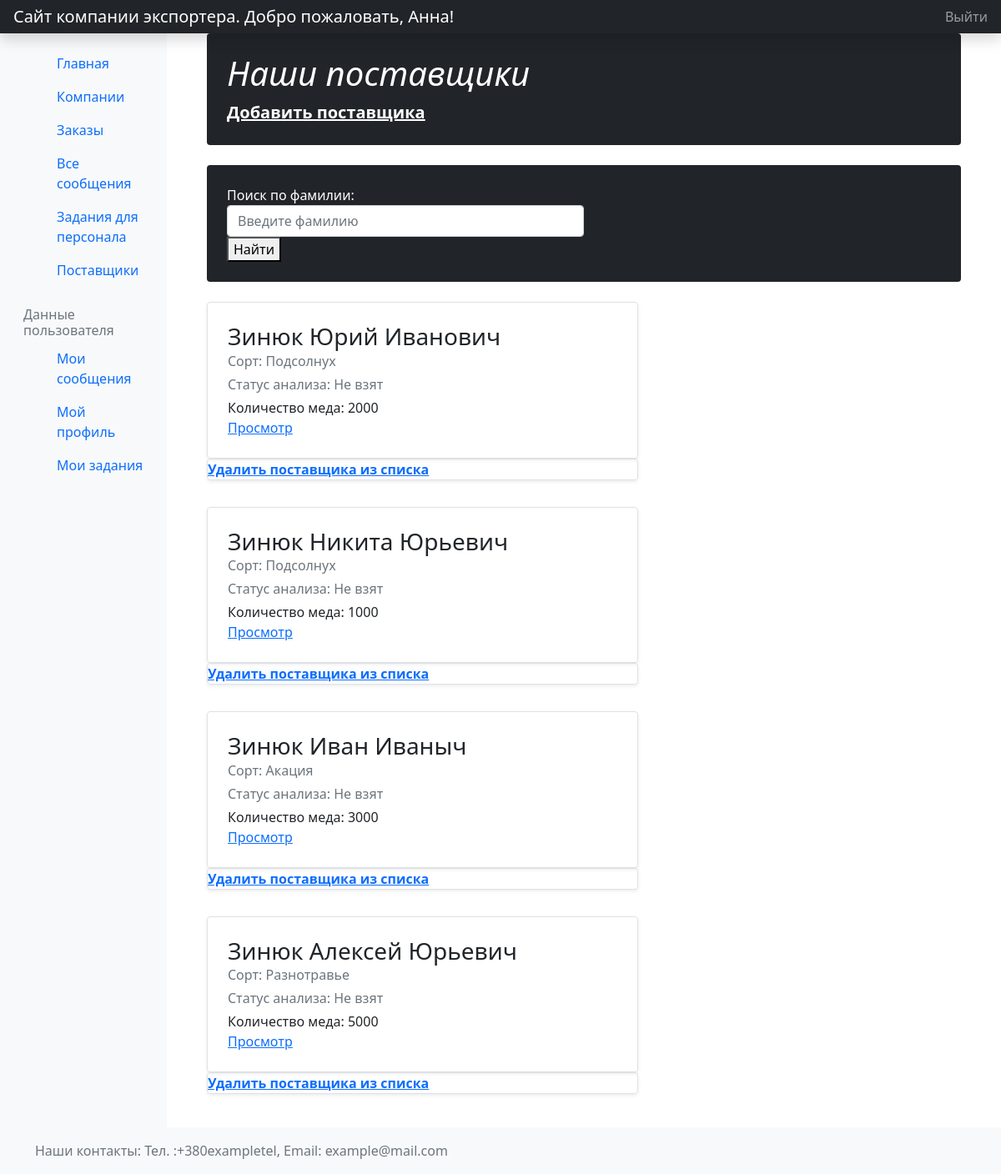
The app's page /orders/suppliers/ (signed in) with its own data.
### orders/models.py (models this page shows, shortened)
class Suppliers(models.Model):
    first_name = models.CharField('Имя поставщика', max_length=50, help_text='Имя')
    last_name = models.CharField('Фамилия поставщика', max_length=50, help_text='Фамилия')
    patronymic = models.CharField('Отчество', max_length=50, help_text='Отчество')
    sort = models.CharField('Название сорта меда', max_length=200, null=True, blank=True, help_text='Сорт')
    amount = models.IntegerField('Количество меда', help_text='В килограммах')
    price = models.IntegerField('Цена за килограмм', help_text='В гривнах')
    STATUS_OF_ANALYSIS = (
        ('n', 'Не взят'),
        ('y', 'Взяли'),
        ('c', 'Проверяется в лаборатории'),
        ('r', 'Готов, но результаты еще не пришли'),
        ('w', 'С антибиотиком'),
        ('b', 'Без антибиотика'),
    )  # n = no, y = yes, c = check, r = ready, w = with, b = without(потому что w уже занята)
    status_of_analysis = models.CharField('Статус Анализа', max_length=1, choices=STATUS_OF_ANALYSIS, blank=True,
                                          default='n',
                                          help_text='Выбирете статус анализа')
    date_of_export = models.DateField(null=True, blank=True, help_text='Дата вывоза меда')
    class Meta:
        verbose_name = 'Поставщик'
        verbose_name_plural = 'Поставщики'
        permissions = (("can_view_list_of_suppliers", "Can view list of suppliers"),)
    def display_phonenumbers(self):
        """
        :return: все номера телефонов
        """
        return ', '.join([number.number for number in self.phonenumber.all()[:3]])
    display_phonenumbers.short_description = 'Номера телефонов'
    def get_absolute_url(self):
        return reverse('suppliers-detail', args=[str(self.id)])

### orders/views.py (the view)
class SuppliersListView(LoginRequiredMixin, PermissionRequiredMixin, generic.ListView):
    model = Suppliers
    paginate_by = 5
    permission_required = 'orders.can_view_list_of_suppliers'

### orders/templates/orders/suppliers_list.html (shortened to what this page needs)
{% extends "base_generic.html" %}
{% block content %}
<div class="container">
    <div class="p-4 p-md-10 mb-4 text-white rounded bg-dark">
        <div class="col-md-6 px-0">
            <h1 class="display-10 fst-italic">Наши поставщики</h1>
            <p class="lead mb-0"><a href="{% url 'supplier_create' %}" class="text-white fw-bold">Добавить
                поставщика</a>
            </p>
        </div>
    </div>
</div>
<div class="container">
    <div class="p-4 p-md-10 mb-4 text-white rounded bg-dark">
        <form action="{% url 'searchsupp' %}" method="get">
            <div class="col-md-6 px-0">
                <div> Поиск по фамилии:
                    <input type="search" placeholder="Введите фамилию" name="search" class="form-control" required="">
                </div>
                <div>
                    <button type="submit">Найти</button>
                </div>
            </div>
        </form>
    </div>
</div>
<div class="container">
    {% if suppliers_list %}
    <div class="row mb-2">
        {% for supplier in suppliers_list %}
        <div class="col-md-7">
            <div class="row g-0 border rounded overflow-hidden flex-md-row mb-0 shadow-sm h-md-250 position-relative">
                <div class="col p-4 d-flex flex-column position-static">
                    <h3 class="mb-0">{{ supplier.last_name }} {{ supplier.first_name }} {{ supplier.patronymic }}</h3>
                    <div class="mb-1 text-muted">Сорт: {{ supplier.sort }}</div>
                    <div class="mb-1 text-muted">Статус анализа: {{ supplier.get_status_of_analysis_display }}</div>
                    <p class="card-text mb-auto">Количество меда: {{ supplier.amount }}</p>
                    <a href="{{ supplier.get_absolute_url }}" class="stretched-link">Просмотр</a>
                </div>
            </div>
            <div class="row mb-2">
                <div class="col-md-12">
                    <div class="row g-0 border rounded overflow-hidden flex-md-row mb-4 shadow-sm h-md-250 position-relative">
                        <a href="{% url 'supplier_delete' supplier.pk %}"><strong>Удалить поставщика из списка</strong></a>
                    </div>
                </div>
            </div>
        </div>
        {%endfor%}
    </div>
    {% else %}
    <p>Заказов нет.</p>
    {% endif %}
</div>
{% endblock %}

### orders/templates/navbar.html (shortened to what this page needs)
<header class="navbar navbar-dark sticky-top bg-dark flex-md-nowrap p-0 shadow">
  <a class="navbar-brand col-md-3 col-lg-2 me-0 px-3" href="{% url 'home' %}">Сайт компании экспортера.{% if user.is_authenticated %} Добро пожаловать, {{ user.first_name }}! {%endif%}</a>
  <ul class="navbar-nav px-3">
    <li class="nav-item text-nowrap">
      {% if user.is_authenticated %}
      <a class="nav-link" href="{% url 'logout'%}?next={{request.path}}">Выйти</a>
      {% else %}
      <a class="nav-link" href="{% url 'login'%}?next={{request.path}}">Войти</a>
      {% endif %}
    </li>
  </ul>
</header>

### records on screen
Suppliers: last_name "Зинюк", first_name "Юрий", patronymic "Иванович", sort "Подсолнух", status_of_analysis "Не взят", amount "2000"
Suppliers: last_name "Зинюк", first_name "Никита", patronymic "Юрьевич", sort "Подсолнух", status_of_analysis "Не взят", amount "1000"
Suppliers: last_name "Зинюк", first_name "Иван", patronymic "Иваныч", sort "Акация", status_of_analysis "Не взят", amount "3000"
Suppliers: last_name "Зинюк", first_name "Алексей", patronymic "Юрьевич", sort "Разнотравье", status_of_analysis "Не взят", amount "5000"

### other values on screen
{{ user.first_name }} "Анна"
